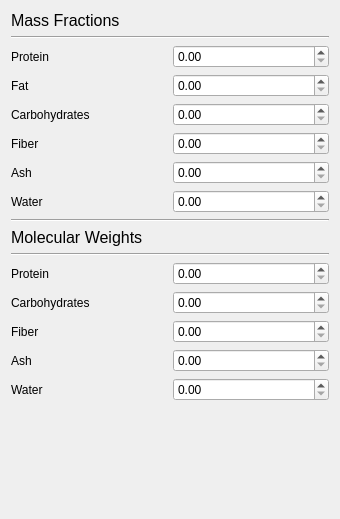
      <widget class="QWidget" name="MatTab">
       <property name="geometry">
        <rect>
         <x>0</x>
         <y>0</y>
         <width>340</width>
         <height>519</height>
        </rect>
       </property>
       <attribute name="label">
        <string>Material Properties</string>
       </attribute>
       <layout class="QVBoxLayout" name="verticalLayout">
        <item>
         <widget class="QLabel" name="label">
          <property name="font">
           <font>
            <pointsize>12</pointsize>
           </font>
          </property>
          <property name="text">
           <string>Mass Fractions</string>
          </property>
         </widget>
        </item>
        <item>
         <widget class="Line" name="line">
          <property name="orientation">
           <enum>Qt::Horizontal</enum>
          </property>
         </widget>
        </item>
        <item>
         <layout class="QHBoxLayout" name="horizontalLayout_7">
          <item>
           <widget class="QLabel" name="label_2">
            <property name="text">
             <string>Protein</string>
            </property>
           </widget>
          </item>
          <item>
           <widget class="QDoubleSpinBox" name="spinMPro">
            <property name="maximum">
             <double>1.000000000000000</double>
            </property>
            <property name="singleStep">
             <double>0.100000000000000</double>
            </property>
           </widget>
          </item>
         </layout>
        </item>
        <item>
         <layout class="QHBoxLayout" name="horizontalLayout_6">
          <item>
           <widget class="QLabel" name="label_3">
            <property name="text">
             <string>Fat</string>
            </property>
           </widget>
          </item>
          <item>
           <widget class="QDoubleSpinBox" name="spinMFat">
            <property name="maximum">
             <double>1.000000000000000</double>
            </property>
            <property name="singleStep">
             <double>0.100000000000000</double>
            </property>
           </widget>
          </item>
         </layout>
        </item>
        <item>
         <layout class="QHBoxLayout" name="horizontalLayout_5">
          <item>
           <widget class="QLabel" name="label_4">
            <property name="text">
             <string>Carbohydrates</string>
            </property>
           </widget>
          </item>
          <item>
           <widget class="QDoubleSpinBox" name="spinMCar">
            <property name="maximum">
             <double>1.000000000000000</double>
            </property>
            <property name="singleStep">
             <double>0.100000000000000</double>
            </property>
           </widget>
          </item>
         </layout>
        </item>
        <item>
         <layout class="QHBoxLayout" name="horizontalLayout_4">
          <item>
           <widget class="QLabel" name="label_5">
            <property name="text">
             <string>Fiber</string>
            </property>
           </widget>
          </item>
          <item>
           <widget class="QDoubleSpinBox" name="spinMFib">
            <property name="maximum">
             <double>1.000000000000000</double>
            </property>
            <property name="singleStep">
             <double>0.100000000000000</double>
            </property>
           </widget>
          </item>
         </layout>
        </item>
        <item>
         <layout class="QHBoxLayout" name="horizontalLayout_3">
          <item>
           <widget class="QLabel" name="label_6">
            <property name="text">
             <string>Ash</string>
            </property>
           </widget>
          </item>
          <item>
           <widget class="QDoubleSpinBox" name="spinMAsh">
            <property name="maximum">
             <double>1.000000000000000</double>
            </property>
            <property name="singleStep">
             <double>0.100000000000000</double>
            </property>
           </widget>
          </item>
         </layout>
        </item>
        <item>
         <layout class="QHBoxLayout" name="horizontalLayout_2">
          <item>
           <widget class="QLabel" name="label_7">
            <property name="text">
             <string>Water</string>
            </property>
           </widget>
          </item>
          <item>
           <widget class="QDoubleSpinBox" name="spinMWat">
            <property name="maximum">
             <double>1.000000000000000</double>
            </property>
            <property name="singleStep">
             <double>0.100000000000000</double>
            </property>
           </widget>
          </item>
         </layout>
        </item>
        <item>
         <widget class="Line" name="line_2">
          <property name="orientation">
           <enum>Qt::Horizontal</enum>
          </property>
         </widget>
        </item>
        <item>
         <widget class="QLabel" name="label_16">
          <property name="font">
           <font>
            <pointsize>12</pointsize>
           </font>
          </property>
          <property name="text">
           <string>Molecular Weights</string>
          </property>
         </widget>
        </item>
        <item>
         <widget class="Line" name="line_3">
          <property name="orientation">
           <enum>Qt::Horizontal</enum>
          </property>
         </widget>
        </item>
        <item>
         <layout class="QHBoxLayout" name="horizontalLayout_36">
          <item>
           <widget class="QLabel" name="label_24">
            <property name="text">
             <string>Protein</string>
            </property>
           </widget>
          </item>
          <item>
           <widget class="QDoubleSpinBox" name="spinMW_pro">
            <property name="maximum">
             <double>10000000.000000000000000</double>
            </property>
            <property name="singleStep">
             <double>0.100000000000000</double>
            </property>
           </widget>
          </item>
         </layout>
        </item>
        <item>
         <layout class="QHBoxLayout" name="horizontalLayout_42">
          <item>
           <widget class="QLabel" name="label_17">
            <property name="text">
             <string>Carbohydrates</string>
            </property>
           </widget>
          </item>
          <item>
           <widget class="QDoubleSpinBox" name="spinMW_car">
            <property name="maximum">
             <double>10000000.000000000000000</double>
            </property>
            <property name="singleStep">
             <double>0.100000000000000</double>
            </property>
           </widget>
          </item>
         </layout>
        </item>
        <item>
         <layout class="QHBoxLayout" name="horizontalLayout_39">
          <item>
           <widget class="QLabel" name="label_22">
            <property name="text">
             <string>Fiber</string>
            </property>
           </widget>
          </item>
          <item>
           <widget class="QDoubleSpinBox" name="spinMW_fib">
            <property name="maximum">
             <double>10000000.000000000000000</double>
            </property>
            <property name="singleStep">
             <double>0.100000000000000</double>
            </property>
           </widget>
          </item>
         </layout>
        </item>
        <item>
         <layout class="QHBoxLayout" name="horizontalLayout_40">
          <item>
           <widget class="QLabel" name="label_20">
            <property name="text">
             <string>Ash</string>
            </property>
           </widget>
          </item>
          <item>
           <widget class="QDoubleSpinBox" name="spinMW_ash">
            <property name="maximum">
             <double>10000000.000000000000000</double>
            </property>
            <property name="singleStep">
             <double>0.100000000000000</double>
            </property>
           </widget>
          </item>
         </layout>
        </item>
        <item>
         <layout class="QHBoxLayout" name="horizontalLayout_37">
          <item>
           <widget class="QLabel" name="label_23">
            <property name="text">
             <string>Water</string>
            </property>
           </widget>
          </item>
          <item>
           <widget class="QDoubleSpinBox" name="spinMW_wat">
            <property name="maximum">
             <double>10000000.000000000000000</double>
            </property>
            <property name="singleStep">
             <double>0.100000000000000</double>
            </property>
           </widget>
          </item>
         </layout>
        </item>
        <item>
         <spacer name="verticalSpacer">
          <property name="orientation">
           <enum>Qt::Vertical</enum>
          </property>
          <property name="sizeHint" stdset="0">
           <size>
            <width>20</width>
            <height>40</height>
           </size>
          </property>
         </spacer>
        </item>
       </layout>
       <zorder>line</zorder>
       <zorder>label</zorder>
       <zorder>line_2</zorder>
       <zorder>line_3</zorder>
       <zorder>label_16</zorder>
       <zorder>verticalSpacer</zorder>
      </widget>
